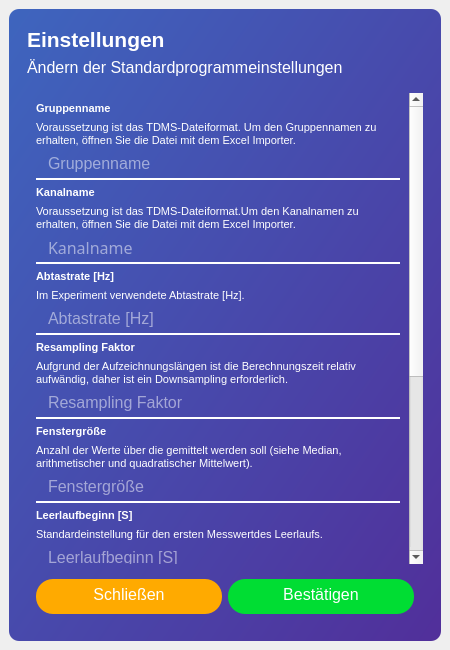
<?xml version="1.0" encoding="UTF-8"?>
<ui version="4.0">
 <class>MainWindow</class>
 <widget class="QMainWindow" name="MainWindow">
  <property name="geometry">
   <rect>
    <x>0</x>
    <y>0</y>
    <width>450</width>
    <height>650</height>
   </rect>
  </property>
  <property name="sizePolicy">
   <sizepolicy hsizetype="Preferred" vsizetype="Fixed">
    <horstretch>0</horstretch>
    <verstretch>0</verstretch>
   </sizepolicy>
  </property>
  <property name="minimumSize">
   <size>
    <width>450</width>
    <height>650</height>
   </size>
  </property>
  <property name="maximumSize">
   <size>
    <width>450</width>
    <height>650</height>
   </size>
  </property>
  <property name="windowTitle">
   <string>MainWindow</string>
  </property>
  <widget class="QWidget" name="centralwidget">
   <property name="sizePolicy">
    <sizepolicy hsizetype="Expanding" vsizetype="Expanding">
     <horstretch>0</horstretch>
     <verstretch>0</verstretch>
    </sizepolicy>
   </property>
   <property name="styleSheet">
    <string notr="true"/>
   </property>
   <layout class="QVBoxLayout" name="verticalLayout">
    <property name="spacing">
     <number>6</number>
    </property>
    <property name="leftMargin">
     <number>9</number>
    </property>
    <property name="topMargin">
     <number>9</number>
    </property>
    <property name="rightMargin">
     <number>9</number>
    </property>
    <property name="bottomMargin">
     <number>9</number>
    </property>
    <item>
     <widget class="QFrame" name="shadow_frame">
      <property name="styleSheet">
       <string notr="true">QFrame {
background-color: qlineargradient(spread:pad, x1:0, y1:0, x2:1, y2:1, stop:0 rgba(62, 101, 190, 255), stop:1 rgba(81, 47, 154, 255));
border-radius: 10px;
}</string>
      </property>
      <property name="frameShape">
       <enum>QFrame::StyledPanel</enum>
      </property>
      <property name="frameShadow">
       <enum>QFrame::Raised</enum>
      </property>
      <layout class="QVBoxLayout" name="verticalLayout_3">
       <property name="leftMargin">
        <number>18</number>
       </property>
       <property name="topMargin">
        <number>18</number>
       </property>
       <property name="rightMargin">
        <number>18</number>
       </property>
       <property name="bottomMargin">
        <number>18</number>
       </property>
       <item>
        <widget class="QLabel" name="label">
         <property name="sizePolicy">
          <sizepolicy hsizetype="Expanding" vsizetype="Fixed">
           <horstretch>0</horstretch>
           <verstretch>0</verstretch>
          </sizepolicy>
         </property>
         <property name="styleSheet">
          <string notr="true">background-color: rgba(0, 0, 0, 0);
color: rgb(255, 255, 255);
font-size: 16pt;
font-family: &quot;Segoe UI Light&quot;;
font-weight: bold;</string>
         </property>
         <property name="text">
          <string>Einstellungen</string>
         </property>
         <property name="indent">
          <number>0</number>
         </property>
        </widget>
       </item>
       <item>
        <widget class="QLabel" name="label_2">
         <property name="sizePolicy">
          <sizepolicy hsizetype="Expanding" vsizetype="Fixed">
           <horstretch>0</horstretch>
           <verstretch>0</verstretch>
          </sizepolicy>
         </property>
         <property name="styleSheet">
          <string notr="true">background-color: rgba(0, 0, 0, 0);
color: rgb(255, 255, 255);
font-size: 12pt;
font-family: &quot;Segoe UI Light&quot;;
margin-bottom: 10px;</string>
         </property>
         <property name="text">
          <string>Ändern der Standardprogrammeinstellungen</string>
         </property>
         <property name="indent">
          <number>0</number>
         </property>
        </widget>
       </item>
       <item>
        <widget class="QScrollArea" name="scrollArea">
         <property name="styleSheet">
          <string notr="true">QScrollArea {
background-color: rgba(0, 0, 0, 0);
}

QLineEdit {
height: 20px;
font-size: 12pt;
font-family: &quot;Segoe UI Light&quot;;
padding-left: 10px;
padding-bottom: 5px;
border-bottom: 2px solid rgb(255, 255, 255);
border-radius: 0px;
background-color: rgba(255, 255, 255, 0);
color: rgb(255, 255, 255);
}

QLineEdit:hover {
border-bottom: 2px solid rgb(0, 255, 213);
border-radius: 0px;
}

QLineEdit:focus {
border-bottom: 2px solid rgb(0, 255, 213);
border-radius: 0px;
}

QLabel {
background-color: rgba(0, 0, 0, 0);
color: rgb(255, 255, 255);
font-size: 8pt;
font-family: &quot;Segoe UI Light&quot;;
}

QScrollBar:vertical {
background-color: rgba(0, 0, 0, 0);
width: 15px;
margin: 15px 3px 15px 3px;
border: 1px transparent #2A2929;
border-radius: 4px;
}

QScrollBar::handle:vertical {
background-color: #fff;
min-height: 5px;
border-radius: 4px;
}

QScrollBar::handle:vertical:hover {
background-color: rgba(0, 255, 213);
}

QScrollBar::sub-line:vertical {
margin: 3px 0px 3px 0px;
border-image: url(:/);
height: 10px;
width: 10px;
subcontrol-position: top;
subcontrol-origin: margin;
}

QScrollBar::add-line:vertical {
margin: 3px 0px 3px 0px;
border-image: url(:/);
height: 10px;
width: 10px;
subcontrol-position: bottom;
subcontrol-origin: margin;
}

QScrollBar::sub-line:vertical:hover,QScrollBar::sub-line:vertical:on {
border-image: url(:/);
height: 10px;
width: 10px;
subcontrol-position: top;
subcontrol-origin: margin;
}

QScrollBar::add-line:vertical:hover, QScrollBar::add-line:vertical:on {
border-image: url(:/);
height: 10px;
width: 10px;
subcontrol-position: bottom;
subcontrol-origin: margin;
}

QScrollBar::up-arrow:vertical, QScrollBar::down-arrow:vertical {
background: none;
}

QScrollBar::add-page:vertical, QScrollBar::sub-page:vertical {
background: none;
}</string>
         </property>
         <property name="horizontalScrollBarPolicy">
          <enum>Qt::ScrollBarAlwaysOff</enum>
         </property>
         <property name="widgetResizable">
          <bool>true</bool>
         </property>
         <widget class="QWidget" name="scrollAreaWidgetContents">
          <property name="geometry">
           <rect>
            <x>0</x>
            <y>-488</y>
            <width>375</width>
            <height>938</height>
           </rect>
          </property>
          <property name="styleSheet">
           <string notr="true">background-color: rgba(0, 0, 0, 0);</string>
          </property>
          <layout class="QVBoxLayout" name="verticalLayout_2">
           <item>
            <widget class="QLabel" name="label_3">
             <property name="sizePolicy">
              <sizepolicy hsizetype="Preferred" vsizetype="Fixed">
               <horstretch>0</horstretch>
               <verstretch>0</verstretch>
              </sizepolicy>
             </property>
             <property name="styleSheet">
              <string notr="true">font-weight: bold;</string>
             </property>
             <property name="text">
              <string>Gruppenname</string>
             </property>
            </widget>
           </item>
           <item>
            <widget class="QLabel" name="label_14">
             <property name="styleSheet">
              <string notr="true"/>
             </property>
             <property name="text">
              <string>Voraussetzung ist das TDMS-Dateiformat. Um den Gruppennamen zu erhalten, öffnen Sie die Datei mit dem Excel Importer.</string>
             </property>
             <property name="wordWrap">
              <bool>true</bool>
             </property>
            </widget>
           </item>
           <item>
            <widget class="QLineEdit" name="le_group_name">
             <property name="styleSheet">
              <string notr="true"/>
             </property>
             <property name="text">
              <string/>
             </property>
             <property name="placeholderText">
              <string>Gruppenname</string>
             </property>
            </widget>
           </item>
           <item>
            <widget class="QLabel" name="label_4">
             <property name="sizePolicy">
              <sizepolicy hsizetype="Preferred" vsizetype="Fixed">
               <horstretch>0</horstretch>
               <verstretch>0</verstretch>
              </sizepolicy>
             </property>
             <property name="styleSheet">
              <string notr="true">font-weight: bold;</string>
             </property>
             <property name="text">
              <string>Kanalname</string>
             </property>
            </widget>
           </item>
           <item>
            <widget class="QLabel" name="label_15">
             <property name="styleSheet">
              <string notr="true"/>
             </property>
             <property name="text">
              <string>Voraussetzung ist das TDMS-Dateiformat.Um den Kanalnamen zu erhalten, öffnen Sie die Datei mit dem Excel Importer.</string>
             </property>
             <property name="wordWrap">
              <bool>true</bool>
             </property>
            </widget>
           </item>
           <item>
            <widget class="QLineEdit" name="le_channel_name">
             <property name="font">
              <font>
               <family>Segoe UI Light</family>
               <pointsize>12</pointsize>
              </font>
             </property>
             <property name="styleSheet">
              <string notr="true"/>
             </property>
             <property name="placeholderText">
              <string>Kanalname</string>
             </property>
            </widget>
           </item>
           <item>
            <widget class="QLabel" name="label_5">
             <property name="sizePolicy">
              <sizepolicy hsizetype="Preferred" vsizetype="Fixed">
               <horstretch>0</horstretch>
               <verstretch>0</verstretch>
              </sizepolicy>
             </property>
             <property name="styleSheet">
              <string notr="true">font-weight: bold;</string>
             </property>
             <property name="text">
              <string>Abtastrate [Hz]</string>
             </property>
            </widget>
           </item>
           <item>
            <widget class="QLabel" name="label_16">
             <property name="styleSheet">
              <string notr="true"/>
             </property>
             <property name="text">
              <string>Im Experiment verwendete Abtastrate [Hz].</string>
             </property>
            </widget>
           </item>
           <item>
            <widget class="QLineEdit" name="le_sampling_rate">
             <property name="styleSheet">
              <string notr="true"/>
             </property>
             <property name="placeholderText">
              <string>Abtastrate [Hz]</string>
             </property>
            </widget>
           </item>
           <item>
            <widget class="QLabel" name="label_6">
             <property name="sizePolicy">
              <sizepolicy hsizetype="Preferred" vsizetype="Fixed">
               <horstretch>0</horstretch>
               <verstretch>0</verstretch>
              </sizepolicy>
             </property>
             <property name="styleSheet">
              <string notr="true">font-weight: bold;</string>
             </property>
             <property name="text">
              <string>Resampling Faktor</string>
             </property>
            </widget>
           </item>
           <item>
            <widget class="QLabel" name="label_17">
             <property name="styleSheet">
              <string notr="true"/>
             </property>
             <property name="text">
              <string>Aufgrund der Aufzeichnungslängen ist die Berechnungszeit relativ aufwändig, daher ist ein Downsampling erforderlich.</string>
             </property>
             <property name="wordWrap">
              <bool>true</bool>
             </property>
            </widget>
           </item>
           <item>
            <widget class="QLineEdit" name="le_resample_factor">
             <property name="styleSheet">
              <string notr="true"/>
             </property>
             <property name="placeholderText">
              <string>Resampling Faktor</string>
             </property>
            </widget>
           </item>
           <item>
            <widget class="QLabel" name="label_13">
             <property name="sizePolicy">
              <sizepolicy hsizetype="Preferred" vsizetype="Fixed">
               <horstretch>0</horstretch>
               <verstretch>0</verstretch>
              </sizepolicy>
             </property>
             <property name="styleSheet">
              <string notr="true">font-weight: bold;</string>
             </property>
             <property name="text">
              <string>Fenstergröße</string>
             </property>
            </widget>
           </item>
           <item>
            <widget class="QLabel" name="label_18">
             <property name="styleSheet">
              <string notr="true"/>
             </property>
             <property name="text">
              <string>Anzahl der Werte über die gemittelt werden soll (siehe Median, arithmetischer und quadratischer Mittelwert).</string>
             </property>
             <property name="wordWrap">
              <bool>true</bool>
             </property>
            </widget>
           </item>
           <item>
            <widget class="QLineEdit" name="le_window_size">
             <property name="styleSheet">
              <string notr="true"/>
             </property>
             <property name="placeholderText">
              <string>Fenstergröße</string>
             </property>
            </widget>
           </item>
           <item>
            <widget class="QLabel" name="label_7">
             <property name="styleSheet">
              <string notr="true">font-weight: bold;</string>
             </property>
             <property name="text">
              <string>Leerlaufbeginn [S]</string>
             </property>
            </widget>
           </item>
           <item>
            <widget class="QLabel" name="label_8">
             <property name="styleSheet">
              <string notr="true"/>
             </property>
             <property name="text">
              <string>Standardeinstellung für den ersten Messwertdes Leerlaufs.</string>
             </property>
             <property name="wordWrap">
              <bool>true</bool>
             </property>
            </widget>
           </item>
           <item>
            <widget class="QLineEdit" name="le_idle_0">
             <property name="placeholderText">
              <string>Leerlaufbeginn [S]</string>
             </property>
            </widget>
           </item>
           <item>
            <widget class="QLabel" name="label_9">
             <property name="styleSheet">
              <string notr="true">font-weight: bold;</string>
             </property>
             <property name="text">
              <string>Leerlaufende [S]</string>
             </property>
            </widget>
           </item>
           <item>
            <widget class="QLabel" name="label_10">
             <property name="text">
              <string>Standardeinstellung für den letzten Messwert des Leerlaufs.</string>
             </property>
             <property name="wordWrap">
              <bool>true</bool>
             </property>
            </widget>
           </item>
           <item>
            <widget class="QLineEdit" name="le_idle_1">
             <property name="placeholderText">
              <string>Leerlaufende [S]</string>
             </property>
            </widget>
           </item>
           <item>
            <widget class="QLabel" name="label_11">
             <property name="styleSheet">
              <string notr="true">font-weight: bold;</string>
             </property>
             <property name="text">
              <string>Schnittprozessbeginn [S]</string>
             </property>
            </widget>
           </item>
           <item>
            <widget class="QLabel" name="label_12">
             <property name="text">
              <string>Standardeinstellung für den ersten Messwert des Schnittprozesses.</string>
             </property>
             <property name="wordWrap">
              <bool>true</bool>
             </property>
            </widget>
           </item>
           <item>
            <widget class="QLineEdit" name="le_cutting_0">
             <property name="placeholderText">
              <string>Schnittprozessbeginn [S]</string>
             </property>
            </widget>
           </item>
           <item>
            <widget class="QLabel" name="label_19">
             <property name="styleSheet">
              <string notr="true">font-weight: bold;</string>
             </property>
             <property name="text">
              <string>Schnittprozessende [S]</string>
             </property>
            </widget>
           </item>
           <item>
            <widget class="QLabel" name="label_20">
             <property name="text">
              <string>Standardeinstellung für den letzten Messwert des Schnittprozesses.</string>
             </property>
             <property name="wordWrap">
              <bool>true</bool>
             </property>
            </widget>
           </item>
           <item>
            <widget class="QLineEdit" name="le_cutting_1">
             <property name="placeholderText">
              <string>Schnittprozessende [S]</string>
             </property>
            </widget>
           </item>
           <item>
            <widget class="QLabel" name="label_25">
             <property name="styleSheet">
              <string notr="true">font-weight: bold;</string>
             </property>
             <property name="text">
              <string>Werkzeuge CSV-Dateiname</string>
             </property>
            </widget>
           </item>
           <item>
            <widget class="QLabel" name="label_26">
             <property name="text">
              <string>Name der externen CSV-Datei, die Parameter der Werkzeuge enthält.</string>
             </property>
             <property name="wordWrap">
              <bool>true</bool>
             </property>
            </widget>
           </item>
           <item>
            <widget class="QLineEdit" name="le_leitz_tools">
             <property name="placeholderText">
              <string>Werkzeuge CSV-Dateiname</string>
             </property>
            </widget>
           </item>
          </layout>
         </widget>
        </widget>
       </item>
       <item>
        <widget class="QFrame" name="frame_3">
         <property name="styleSheet">
          <string notr="true">background-color: rgba(0, 0, 0, 0);</string>
         </property>
         <property name="frameShape">
          <enum>QFrame::StyledPanel</enum>
         </property>
         <property name="frameShadow">
          <enum>QFrame::Raised</enum>
         </property>
         <layout class="QHBoxLayout" name="horizontalLayout_2">
          <item>
           <widget class="QPushButton" name="btnClose">
            <property name="sizePolicy">
             <sizepolicy hsizetype="Expanding" vsizetype="Fixed">
              <horstretch>0</horstretch>
              <verstretch>0</verstretch>
             </sizepolicy>
            </property>
            <property name="cursor">
             <cursorShape>PointingHandCursor</cursorShape>
            </property>
            <property name="styleSheet">
             <string notr="true">QPushButton {
color: #ffffff;
background-color: rgb(255, 170, 0);
height: 30px;
padding-bottom: 5px;
border-radius: 17px;
font-size: 12pt;
font-family: &quot;Segoe UI Light&quot;;
}

QPushButton:hover {
border: 2px solid rgb(255, 255, 255)
}

QPushButton:pressed {
color: rgba(255, 255, 255, 0.5);
background-color: rgba(255, 170, 0, 0.5);
}</string>
            </property>
            <property name="text">
             <string>Schließen</string>
            </property>
           </widget>
          </item>
          <item>
           <widget class="QPushButton" name="btnAccept">
            <property name="sizePolicy">
             <sizepolicy hsizetype="Expanding" vsizetype="Fixed">
              <horstretch>0</horstretch>
              <verstretch>0</verstretch>
             </sizepolicy>
            </property>
            <property name="cursor">
             <cursorShape>PointingHandCursor</cursorShape>
            </property>
            <property name="styleSheet">
             <string notr="true">QPushButton {
color: #ffffff;
background-color:  rgb(0, 221, 51);
height: 30px;
padding-bottom: 5px;
border-radius: 17px;
font-size: 12pt;
font-family: &quot;Segoe UI Light&quot;;
}

QPushButton:hover {
border: 2px solid rgb(255, 255, 255)
}

QPushButton:pressed {
color: rgba(255, 255, 255, 0.5);
background-color: rgba(0, 221, 51, 0.5);
}</string>
            </property>
            <property name="text">
             <string>Bestätigen</string>
            </property>
           </widget>
          </item>
         </layout>
        </widget>
       </item>
      </layout>
     </widget>
    </item>
   </layout>
  </widget>
 </widget>
 <resources/>
 <connections/>
</ui>
